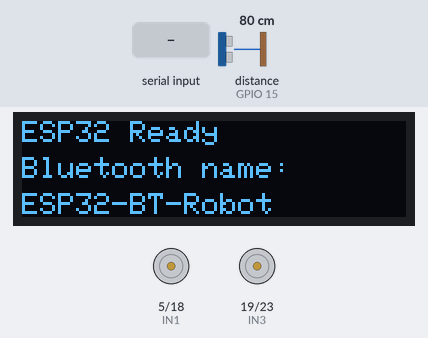
Simulated run of this sketch. Board: ESP32. Shown: 128×32 one-colour display, motor-driver pin pairs drawn as motors (green arrow = first pin HIGH = forward, orange = second pin HIGH = backward, longer = more drive, scaled by the enable pin). Wiring (inferred from the names in the program): ultrasonic range finder: trigger GPIO 4; echo GPIO 15. Inputs (shaded band) come from the test bench; at power-on: distance to the obstacle (sensor on GPIO 15) 80 cm. The echo pulse lasts 58.3 µs per cm; nothing arrives over Bluetooth unless stated; what the sketch prints to the serial monitor is not drawn.

Above: at 11.2 s.
11.3 s: "w" received over the second serial link
At 11.9 s:
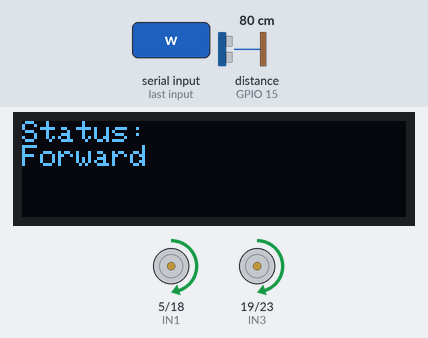
12.8 s: "s" received over the second serial link
At 13.6 s:
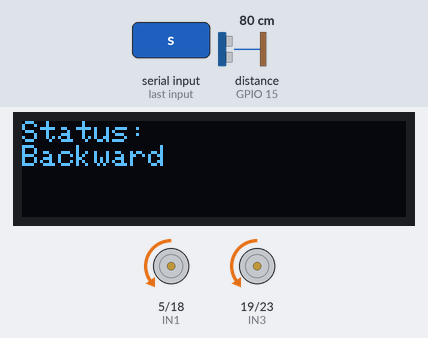
14.3 s: "a" received over the second serial link
At 15.3 s:
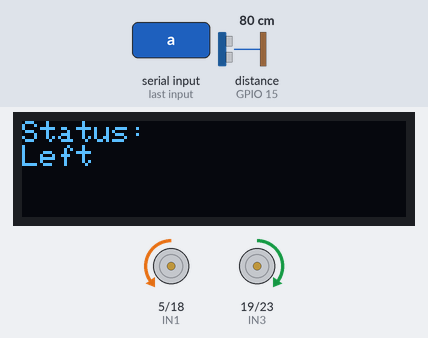
15.9 s: "d" received over the second serial link
At 17.0 s:
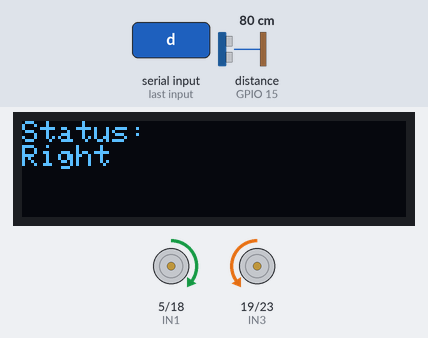
17.4 s: distance to the obstacle (sensor on GPIO 15) set to 13 cm
18.9 s: distance to the obstacle (sensor on GPIO 15) set to 9 cm
At 20.0 s:
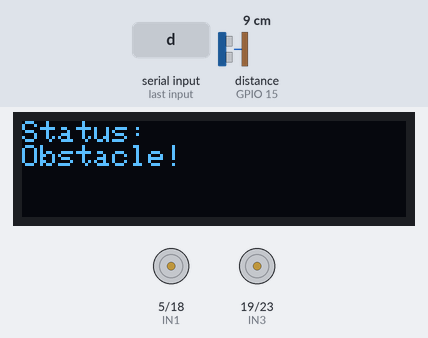
Timing chart, 0 to 21.5 s (numbered marks = the images above; inputs shaded):
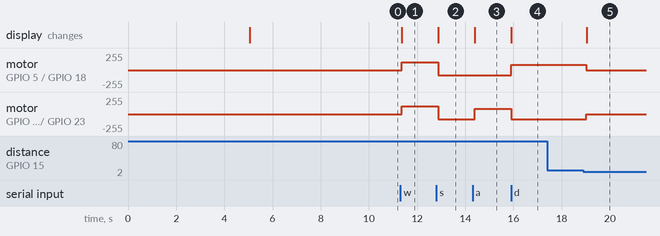

The sketch:

robot_with_interrupt.ino
```cpp
#include "BluetoothSerial.h"
#include <Wire.h>
#include <Adafruit_GFX.h>
#include <Adafruit_SSD1306.h>

#if !defined(CONFIG_BT_ENABLED) || !defined(CONFIG_BLUEDROID_ENABLED)
#error Bluetooth is not enabled! Please run `make menuconfig` to enable it
#endif

#define SCREEN_WIDTH 128
#define SCREEN_HEIGHT 32
#define OLED_RESET -1 // Reset pin (not used)
Adafruit_SSD1306 display(SCREEN_WIDTH, SCREEN_HEIGHT, &Wire, OLED_RESET);

BluetoothSerial SerialBT;

// Motor control pins
#define ENA 16 // Left motor speed control (must be PWM capable)
#define ENB 17 // Right motor speed control (must be PWM capable)
#define IN1 5  // Left motor forward
#define IN2 18 // Left motor backward
#define IN3 19 // Right motor forward
#define IN4 23 // Right motor backward
#define echoPin 15
#define trigPin 4

// setting PWM properties
const int freq = 1000;
const int resolution = 8;

volatile unsigned long echo_start = 0;
volatile unsigned long echo_end = 0;
volatile bool objectDetected = false;

char lastCmd = 'x'; // tracks last movement command
bool wasStoppedByObstacle = false;

void IRAM_ATTR echo_isr() {
  if (digitalRead(echoPin) == HIGH) {

    echo_start = micros();
  } else {
    echo_end = micros();
    unsigned long duration = echo_end - echo_start;
    int distance = duration * 0.034 / 2;

    if (distance <= 10) {
      objectDetected = true;
    }
  }
}

void triggerUltrasonic() {
  digitalWrite(trigPin, LOW);
  delayMicroseconds(2);
  digitalWrite(trigPin, HIGH);
  delayMicroseconds(10);
  digitalWrite(trigPin, LOW);
}

void setup() {
  Serial.begin(115200);
  SerialBT.begin("ESP32-BT-Robot");

  pinMode(trigPin, OUTPUT);
  pinMode(echoPin, INPUT);

  // Set motor control pins as outputs
    pinMode(ENA, OUTPUT);
    pinMode(ENB, OUTPUT);
    pinMode(IN1, OUTPUT);
    pinMode(IN2, OUTPUT);
    pinMode(IN3, OUTPUT);
    pinMode(IN4, OUTPUT);

    ledcAttach(ENA, freq, resolution);
    ledcAttach(ENB, freq, resolution);

    stopMotors();
    setupOled();

    attachInterrupt(digitalPinToInterrupt(echoPin), echo_isr, CHANGE);
}

void setupOled(){
    if (!display.begin(SSD1306_SWITCHCAPVCC, 0x3C))
    {
        Serial.println(F("OLED failed"));
        for (;;)
            ; // Don't proceed
    }
    display.clearDisplay();
    display.setTextSize(1);
    display.setTextColor(SSD1306_WHITE);
    display.setCursor(0, 0);
    display.println("ESP32 Ready");
    display.display();
    delay(5000);

    display.setCursor(0, 12);
    display.print("Bluetooth name:");
    display.setCursor(0, 24);
    display.println("ESP32-BT-Robot");
    display.display();
    delay(5000);
}

void updateDisplay(String message)
{
    display.clearDisplay();
    display.setCursor(0, 0);
    display.println("Status:");
    display.println(message);
    display.display();
}

void moveForward()
{
    ledcWrite(ENA, 120); // Left motor speed (0-255)
    ledcWrite(ENB, 120); // Right motor speed (0-255)
    digitalWrite(IN1, HIGH);
    digitalWrite(IN2, LOW);
    digitalWrite(IN3, HIGH);
    digitalWrite(IN4, LOW);
}

void moveBackward()
{
    ledcWrite(ENA, 80);
    ledcWrite(ENB, 80);
    digitalWrite(IN1, LOW);
    digitalWrite(IN2, HIGH);
    digitalWrite(IN3, LOW);
    digitalWrite(IN4, HIGH);
}

void turnLeft()
{
    ledcWrite(ENA, 80);
    ledcWrite(ENB, 80);
    digitalWrite(IN1, LOW);
    digitalWrite(IN2, HIGH);
    digitalWrite(IN3, HIGH);
    digitalWrite(IN4, LOW);
}

void turnRight()
{
    ledcWrite(ENA, 80);
    ledcWrite(ENB, 80);
    digitalWrite(IN1, HIGH);
    digitalWrite(IN2, LOW);
    digitalWrite(IN3, LOW);
    digitalWrite(IN4, HIGH);
}

void stopMotors()
{
    ledcWrite(ENA, 0);
    ledcWrite(ENB, 0);
    digitalWrite(IN1, LOW);
    digitalWrite(IN2, LOW);
    digitalWrite(IN3, LOW);
    digitalWrite(IN4, LOW);
}

void loop() {
  triggerUltrasonic(); // Trigger periodically
  delay(100);

  if (objectDetected) {
    stopMotors();
    updateDisplay("Obstacle!");
    wasStoppedByObstacle = true;
    objectDetected = false;
    return; // Early exit to avoid conflict
  }else{
    if (wasStoppedByObstacle && lastCmd != 'x') {
      switch (lastCmd) {
        case 'w': moveForward(); updateDisplay("Resumed Forward"); break;
        case 's': moveBackward(); updateDisplay("Resumed Backward"); break;
        case 'a': turnLeft(); updateDisplay("Resumed Left"); break;
        case 'd': turnRight(); updateDisplay("Resumed Right"); break;
      }
      wasStoppedByObstacle = false;
    }
    // updateDisplay(" No Obstacle");
  }

  // Bluetooth command handler
  if (SerialBT.available()) {
    char cmd = SerialBT.read();
    Serial.println(cmd);

    switch (cmd) {
      case 'w': updateDisplay("Forward"); moveForward(); lastCmd = 'w'; break;
      case 's': updateDisplay("Backward"); moveBackward(); lastCmd = 's'; break;
      case 'a': updateDisplay("Left"); turnLeft(); lastCmd = 'a'; break;
      case 'd': updateDisplay("Right"); turnRight(); lastCmd = 'd'; break;
      case 'x': updateDisplay("Stopped"); stopMotors(); lastCmd = 'x'; break;
    }
  }
}
```

Measured:
- the behaviour switches between 12 and 11 cm on distance to the obstacle (sensor on GPIO 15) (found by bisection; images 4 and 5)
- after the input at 11.3 s, motor on GPIO 5 (IN1) / GPIO 18 (IN2), motor on GPIO 19 (IN3) / GPIO 23 (IN4): stopped → forward 120/255 after 0.07 s; the display: changes after 0.07 s (image 1)
- after the input at 12.8 s, motor on GPIO 5 (IN1) / GPIO 18 (IN2), motor on GPIO 19 (IN3) / GPIO 23 (IN4): forward 120/255 → backward 80/255 after 0.09 s; the display: changes after 0.09 s (image 2)
- after the input at 14.3 s, motor on GPIO 19 (IN3) / GPIO 23 (IN4): backward 80/255 → forward 80/255 after 0.10 s; the display: changes after 0.10 s (image 3)
- after the input at 15.9 s, motor on GPIO 5 (IN1) / GPIO 18 (IN2): backward 80/255 → forward 80/255 at once; motor on GPIO 19 (IN3) / GPIO 23 (IN4): forward 80/255 → backward 80/255 at once; the display: changes at once (image 4)
- after the input at 17.4 s, every drawn part: stays the same
- after the input at 18.9 s, motor on GPIO 5 (IN1) / GPIO 18 (IN2): forward 80/255 → stopped after 0.12 s; motor on GPIO 19 (IN3) / GPIO 23 (IN4): backward 80/255 → stopped after 0.12 s; the display: changes after 0.13 s (image 5)
